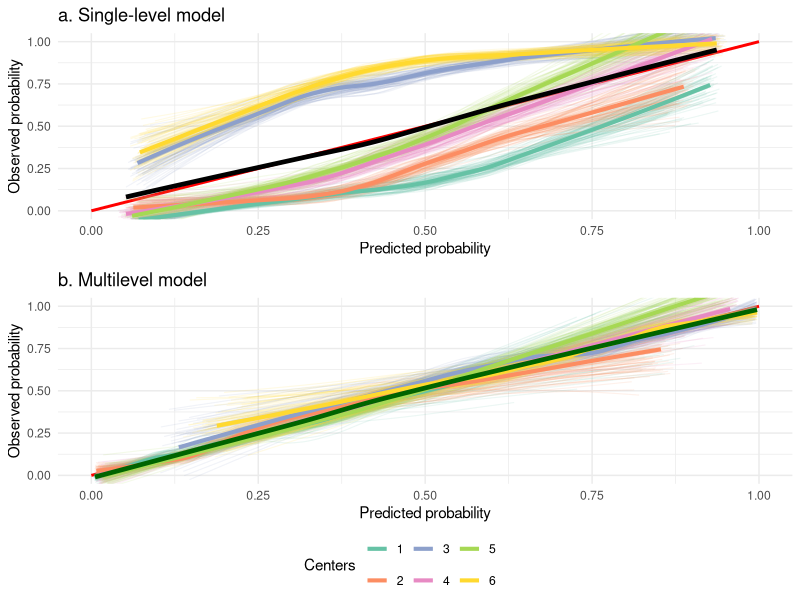

Source code (R):
############################################
## SIMULATION OF MISCALIBRATION
## CAUSED BY IGNORED CLUSTERING
############################################

## ===============================
## 0. SETUP
## ===============================
library(tidyverse)
library(lme4)
library(ggpubr)

set.seed(123)

n_centers <- 6
n_per_center <- 500
n_total <- n_centers * n_per_center
B <- 80

## ===============================
## 1. SIMULATE CLUSTERED DATA
## ===============================

# Center-specific random intercepts
center_effects <- rnorm(
  n_centers,
  mean = 0,
  sd = 1.5
)

data <- data.frame(
  center = factor(
    rep(seq_len(n_centers), each = n_per_center)
  ),
  x = rnorm(n_total)
)

# True data-generating mechanism includes center-level heterogeneity
data$logit <- -1 +
  1.2 * data$x +
  center_effects[as.numeric(data$center)]

data$prob_true <- plogis(data$logit)
data$y <- rbinom(n_total, 1, data$prob_true)

## ===============================
## 2. CALIBRATION CURVE FUNCTION
## ===============================

get_curve <- function(pred, y) {
  as.data.frame(
    lowess(
      pred,
      y,
      iter = 0
    )
  )
}

## ===============================
## 3. FIT SINGLE-LEVEL AND MULTILEVEL MODELS
## ===============================

# Single-level logistic regression ignoring clustering
mod_single <- glm(
  y ~ x,
  data = data,
  family = binomial
)

data$pred_single <- predict(
  mod_single,
  type = "response"
)

# Multilevel logistic regression with center-specific random intercept
mod_multi <- glmer(
  y ~ x + (1 | center),
  data = data,
  family = binomial
)

data$pred_multi <- predict(
  mod_multi,
  type = "response"
)

## ===============================
## 4. APPARENT CALIBRATION CURVES
## ===============================

# Center-specific calibration curves
curve_single_centers <- data |>
  group_by(center) |>
  group_modify(
    ~ get_curve(
      .x$pred_single,
      .x$y
    )
  )

curve_multi_centers <- data |>
  group_by(center) |>
  group_modify(
    ~ get_curve(
      .x$pred_multi,
      .x$y
    )
  )

# Overall calibration curves
curve_single_global <- get_curve(
  data$pred_single,
  data$y
)

curve_multi_global <- get_curve(
  data$pred_multi,
  data$y
)

## ===============================
## 5. BOOTSTRAP CALIBRATION CURVES
## ===============================

# Bootstrap observations within centers.
# This is intentionally an apparent, not out-of-bag, assessment.

boot_single <- map_df(
  seq_len(B),
  function(b) {
    
    d <- data |>
      group_by(center) |>
      sample_frac(replace = TRUE) |>
      ungroup()
    
    m <- glm(
      y ~ x,
      data = d,
      family = binomial
    )
    
    d$pred <- predict(
      m,
      type = "response"
    )
    
    d |>
      group_by(center) |>
      group_modify(
        ~ get_curve(
          .x$pred,
          .x$y
        )
      ) |>
      mutate(run = b)
  }
)

boot_multi <- map_df(
  seq_len(B),
  function(b) {
    
    d <- data |>
      group_by(center) |>
      sample_frac(replace = TRUE) |>
      ungroup()
    
    m <- glmer(
      y ~ x + (1 | center),
      data = d,
      family = binomial
    )
    
    d$pred <- predict(
      m,
      type = "response",
      allow.new.levels = TRUE
    )
    
    d |>
      group_by(center) |>
      group_modify(
        ~ get_curve(
          .x$pred,
          .x$y
        )
      ) |>
      mutate(run = b)
  }
)

## ===============================
## 6. SINGLE-LEVEL MODEL PLOT
## ===============================

plot_single <- ggplot() +
  annotate(
    "segment",
    x = 0,
    y = 0,
    xend = 1,
    yend = 1,
    colour = "red",
    linewidth = 1
  ) +
  geom_line(
    data = boot_single,
    aes(
      x,
      y,
      group = interaction(run, center),
      colour = center
    ),
    alpha = 0.12,
    linewidth = 0.4
  ) +
  geom_line(
    data = curve_single_centers,
    aes(
      x,
      y,
      colour = center
    ),
    linewidth = 1.4
  ) +
  geom_line(
    data = curve_single_global,
    aes(x, y),
    colour = "black",
    linewidth = 1.6
  ) +
  scale_color_brewer(
    palette = "Set2",
    name = "Centers"
  ) +
  coord_cartesian(
    xlim = c(0, 1),
    ylim = c(0, 1)
  ) +
  labs(
    title = "a. Single-level model",
    x = "Predicted probability",
    y = "Observed probability"
  ) +
  theme_minimal() +
  theme(
    legend.position = "bottom"
  )

## ===============================
## 7. MULTILEVEL MODEL PLOT
## ===============================

plot_multi <- ggplot() +
  annotate(
    "segment",
    x = 0,
    y = 0,
    xend = 1,
    yend = 1,
    colour = "red",
    linewidth = 1
  ) +
  geom_line(
    data = boot_multi,
    aes(
      x,
      y,
      group = interaction(run, center),
      colour = center
    ),
    alpha = 0.12,
    linewidth = 0.4
  ) +
  geom_line(
    data = curve_multi_centers,
    aes(
      x,
      y,
      colour = center
    ),
    linewidth = 1.4
  ) +
  geom_line(
    data = curve_multi_global,
    aes(x, y),
    colour = "darkgreen",
    linewidth = 1.6
  ) +
  scale_color_brewer(
    palette = "Set2",
    name = "Centers"
  ) +
  coord_cartesian(
    xlim = c(0, 1),
    ylim = c(0, 1)
  ) +
  labs(
    title = "b. Multilevel model",
    x = "Predicted probability",
    y = "Observed probability"
  ) +
  theme_minimal() +
  theme(
    legend.position = "bottom"
  )

## ===============================
## 8. COMBINE AND EXPORT FIGURE
## ===============================

p <- ggarrange(
  plot_single,
  plot_multi,
  ncol = 1,
  nrow = 2,
  common.legend = TRUE,
  legend = "bottom"
)

ggsave(
  filename = "calibration_multilevel.tiff",
  plot = p,
  device = "tiff",
  bg = "white",
  width = 8,
  height = 10,
  dpi = 600,
  compression = "lzw"
)
